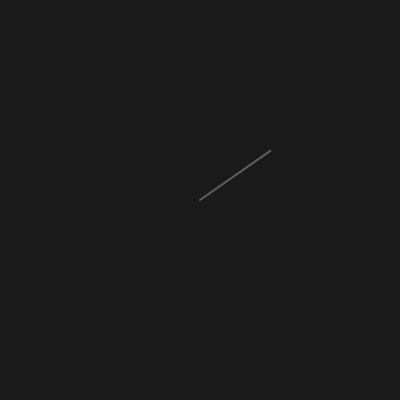
Frame 1 (no input)
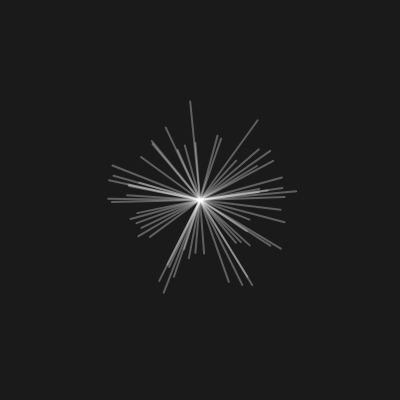
Frame 60 (no input)
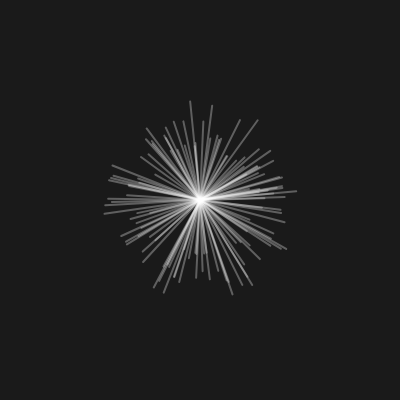
Frame 120 (the mouse pressed at the canvas centre since frame 60)

The p5.js sketch that drew these frames (run headless with seeded random() and noise() and a simulated clock; from frame 60 on, the mouse is pressed at the canvas centre):

// p5.js sketch
// ── sketch.js
// Coding Train tutorial: https://www.youtube.com/watch?v=nMUMZ5YRxHI

function setup() {
	createCanvas(400, 400);
	colorMode(HSB, 360, 100, 100, 1);
	background(0, 0, 10);
	// pixelDensity(1); 
	// colorMode(HSB, 360, 100, 100, 1);
	// background(0, 0, 10, 1);
}

function draw() {
	
	translate(width/2, height/2);

	// below vector is random but within a square as border.
	// let v = createVector(random(-100, 100), random(-100, 100));

	// static function call - below returns a unit vector in random 2d directions
	v = p5.Vector.random2D();
	// which we then multiply (as a unit vector is magnitue 1 px)
	v.mult(random(50, 100));

	strokeWeight(2);
	stroke(100, 0.3);
	line(0, 0, v.x, v.y);
	
}
